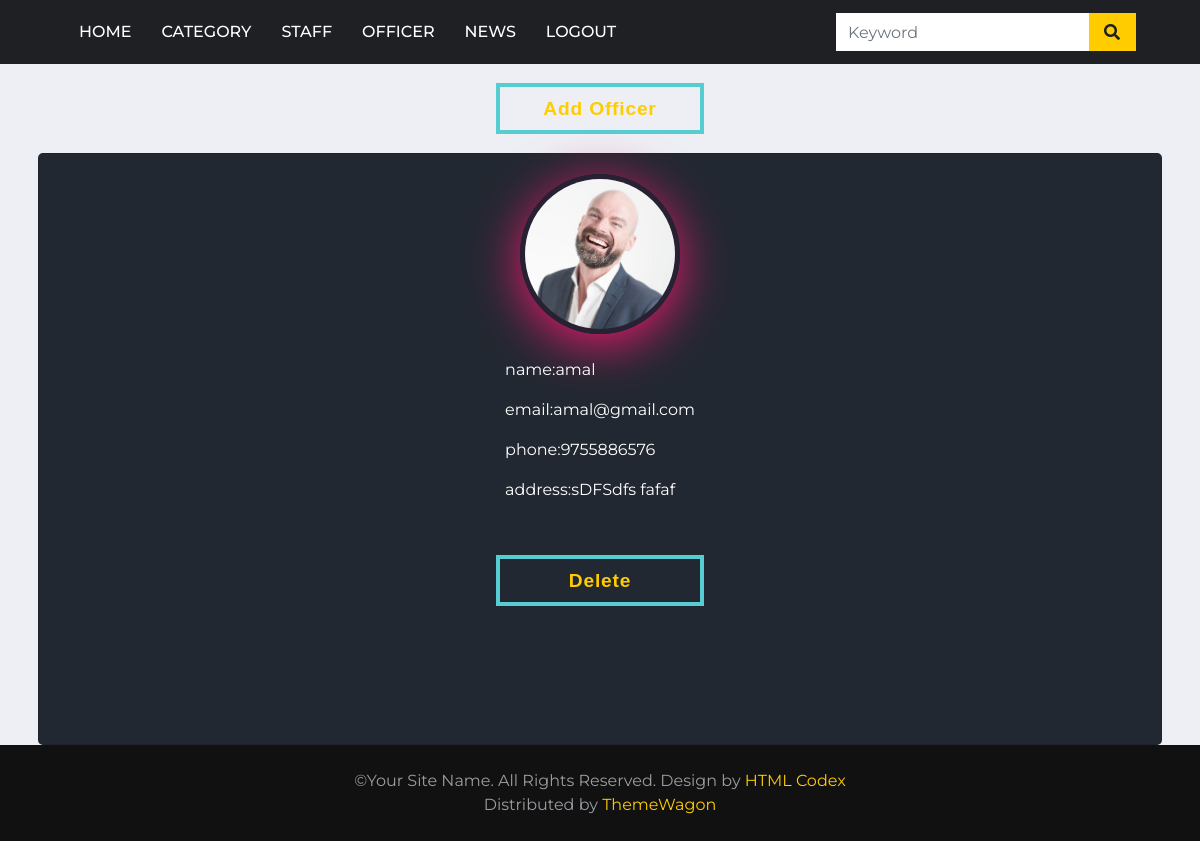
The page /adminviewofficer/ on the database its author committed.
### newsapp/models.py (models this page shows, shortened)
class Officer_reg(models.Model):
    officer=models.ForeignKey(Login,on_delete=models.CASCADE)
    name=models.CharField(max_length=25,null=True)
    email=models.CharField(max_length=50,null=True)
    phone=models.CharField(max_length=10,null=True)
    img=models.ImageField(upload_to="gallery")
    address=models.TextField()
    qualification=models.CharField(max_length=50,null=True)
    age=models.IntegerField()

### newsapp/views.py (the view)
# urls.py: path('adminviewofficer/',views.adminviewofficer),
def adminviewofficer(request):
    officer=Officer_reg.objects.all()
    return render(request,'admin/viewofficer.html',{'officer':officer})

### templates/admin/viewofficer.html (shortened to what this page needs)
{% extends 'admin/adminbase.html' %}
{% load static %}
{% block content %}
<div class="container">
    <center>
    <button class="btn draw-border"><a href="/officerregister">Add Officer</a></button>
    </center>
    {% for i in officer %}
    <div class="card">
      <img src="/static/media/{{i.img}}" alt="Person" class="card__image">
      <br>
      <div style="text-align:left;padding-bottom: 10px; margin-bottom: 8px;">
      <p>name:{{i.name}}</p>
      <p>email:{{i.email}}</p>
      <p>phone:{{i.phone}}</p>
      <p>address:{{i.address}}</p>
      </div>
      <button class="btn draw-border"><a href="/admindeletestaff?sid={{i.id}}">Delete</a></button>
    </div>
    {% endfor %}
  </div>
{% endblock %}

### templates/admin/adminbase.html (style rules this page uses)
.container { display: grid; grid-template-columns: 300px 300px 300px; grid-gap: 50px; justify-content: center; align-items: center; height: 100vh; background-color: #f5f5f5; font-family: 'Baloo Paaji 2', cursive; }
.card { background-color: #222831; height: 37rem; border-radius: 5px; display: flex; flex-direction: column; align-items: center; box-shadow: rgba(0, 0, 0, 0.7); color: white; }
.card__image { height: 160px; width: 160px; border-radius: 50%; border: 5px solid #272133; margin-top: 20px; box-shadow: 0 10px 50px rgba(235, 25, 110, 1); }
.draw-border { box-shadow: inset 0 0 0 4px #58cdd1; color: #58afd1; -webkit-transition: color 0.25s 0.0833333333s; transition: color 0.25s 0.0833333333s; position: relative; }
.draw-border::before, .draw-border::after { border: 0 solid transparent; box-sizing: border-box; content: ''; pointer-events: none; position: absolute; width: 0rem; height: 0; bottom: 0; right: 0; }
.draw-border::before { border-bottom-width: 4px; border-left-width: 4px; }
.draw-border::after { border-top-width: 4px; border-right-width: 4px; }
.btn { background: none; border: none; cursor: pointer; line-height: 1.5; font: 700 1.2rem 'Roboto Slab', sans-serif; padding: 0.75em 2em; letter-spacing: 0.05rem; margin: 1em; width: 13rem; }

### rows shown on the page
Officer_reg: img (picture), name "amal", email "amal@gmail.com", phone "9755886576", address "sDFSdfs fafaf"
